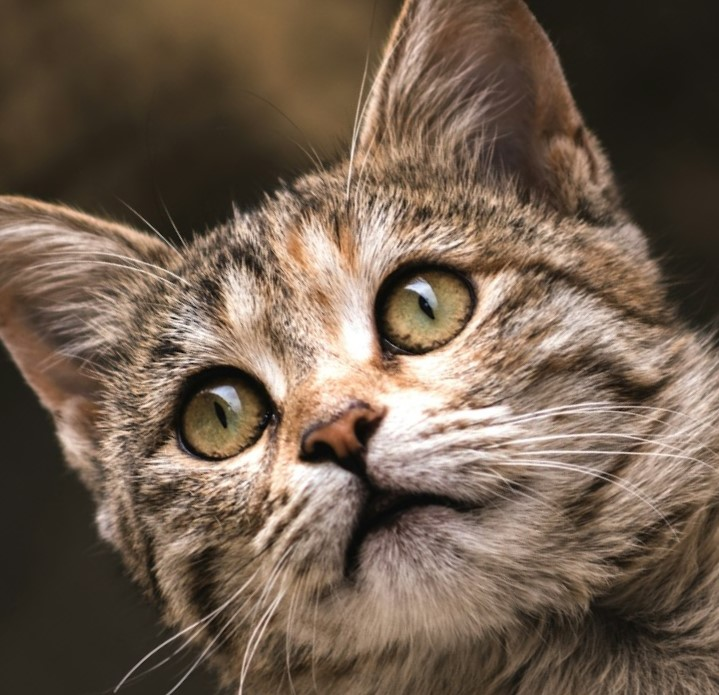
#> input picture test.jpg, 719 x 695 px, found by its file name
$ python edge_detection_math_model.py
#> lines starting #> are read from the running program, lines starting #| are printed output that depends on the picture; after the words box and inside, x2 and y2 are one past the last pixel; in counts of white or black regions, pixels touching at a corner belong together
import numpy as np
from imageio import imread
import matplotlib.pyplot as plt
img = imread('test.jpg', mode = 'F')
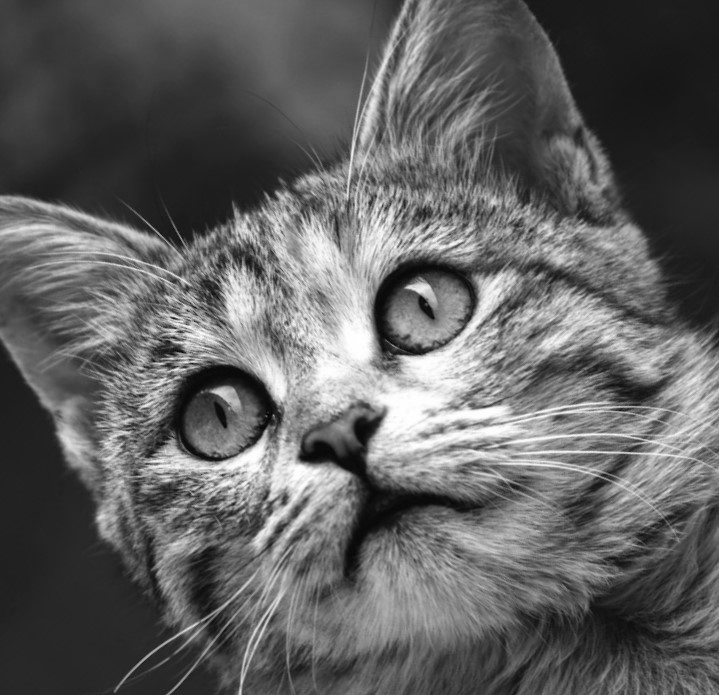
#> img: shape (695, 719) float32; min 3, max 255, mean 97.8
img = img.astype(float)
# Sobel kernels
#Kx = np.array([[1,0,1],[2,0,2],[1,0,1]])
#Ky = np.array([[1,2,1],[0,0,0],[-1,-2,-1]])

Kx = np.array([[-1, 0, 1],
               [-1, 0, 1],
               [-1, 0, 1]])
Ky = np.array([[-1, -1, -1],
               [ 0,  0,  0],
               [ 1,  1,  1]])

def convolve(img, kernel):
    m, n = kernel.shape
    y, x = img.shape
#> y = 695; x = 719
    out = np.zeros((y, x))
    for i in range(1, y-1):
        for j in range(1, x-1):
            window = img[i-1:i+2, j-1:j+2]
            out[i,j] = np.sum(window * kernel)
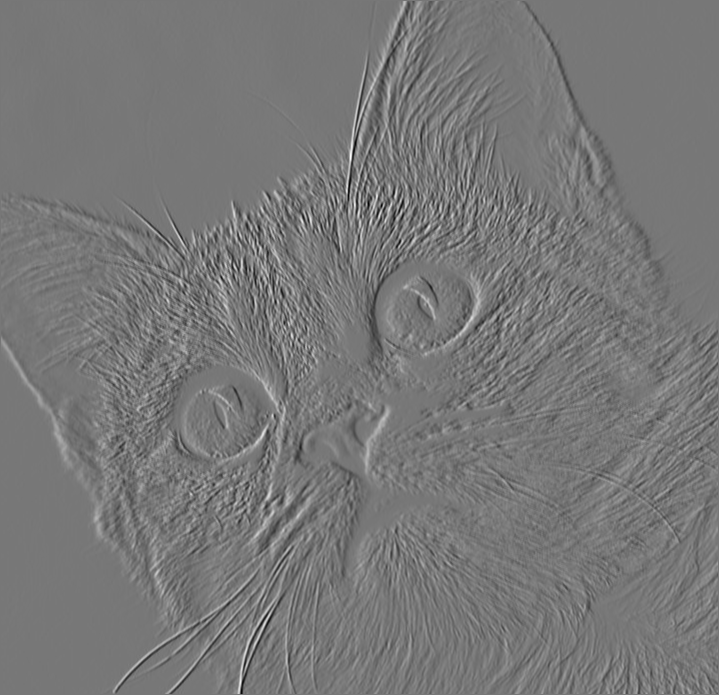
#> out: shape (695, 719) float64; min -392.9, max 442.9, mean 0.2; drawn with min black and max white
    return out
Ix = convolve(img, Kx)
Iy = convolve(img, Ky)
#> after the loop in convolve (call 2), `for i in range(1, y-1):`:
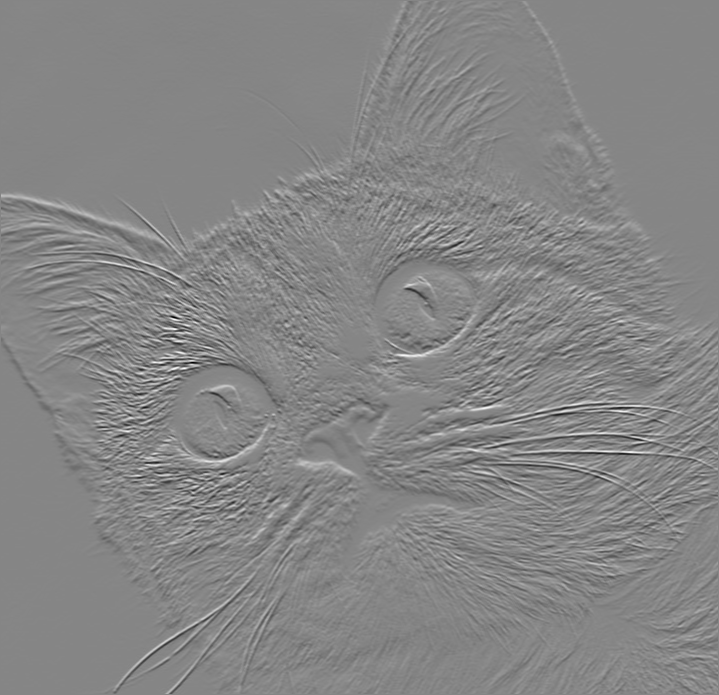
#> out: shape (695, 719) float64; min -550.5, max 498.2, mean 0; drawn with min black and max white
G = np.sqrt(Ix**2 + Iy**2)
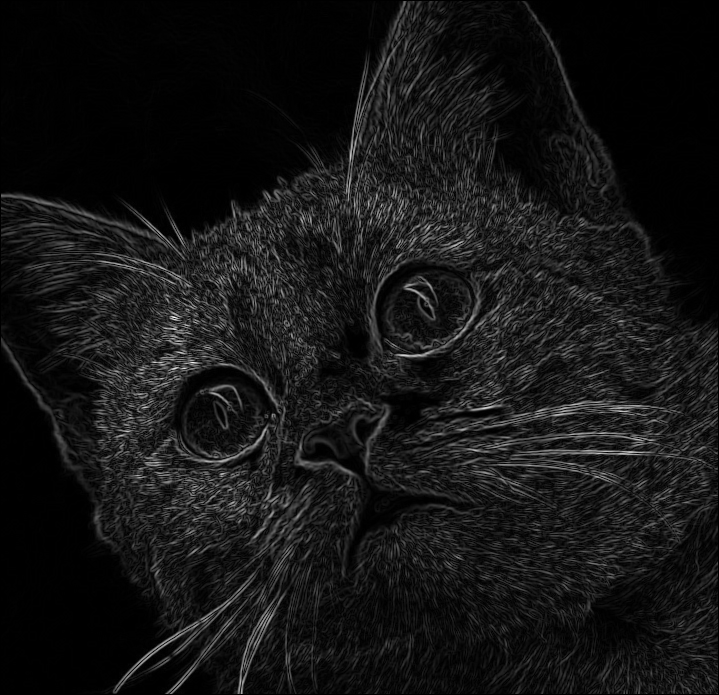
#> G: shape (695, 719) float64; min 0, max 566.5, mean 47.6; drawn with min black and max white
edges = (G > 40).astype(np.uint8) * 255  # threshold at 100
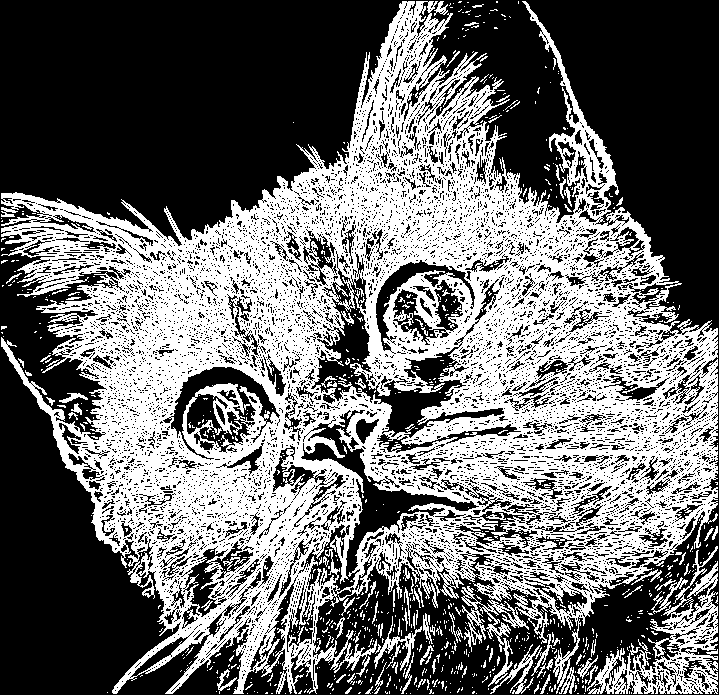
#> edges: shape (695, 719); 42.7% white; 890 white regions (799 under 20 px), largest, box (x1, y1, x2, y2) and area: (1, 1, 718, 694) 199700, (587, 546, 718, 694) 5520, (374, 616, 422, 671) 556
plt.imshow(edges, cmap='gray')
plt.title('Edge map (manual)')
plt.show()
